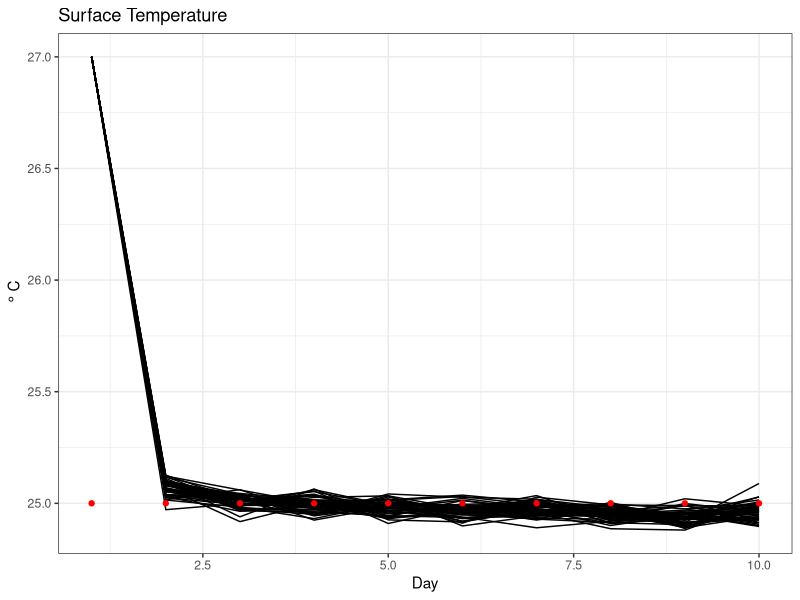
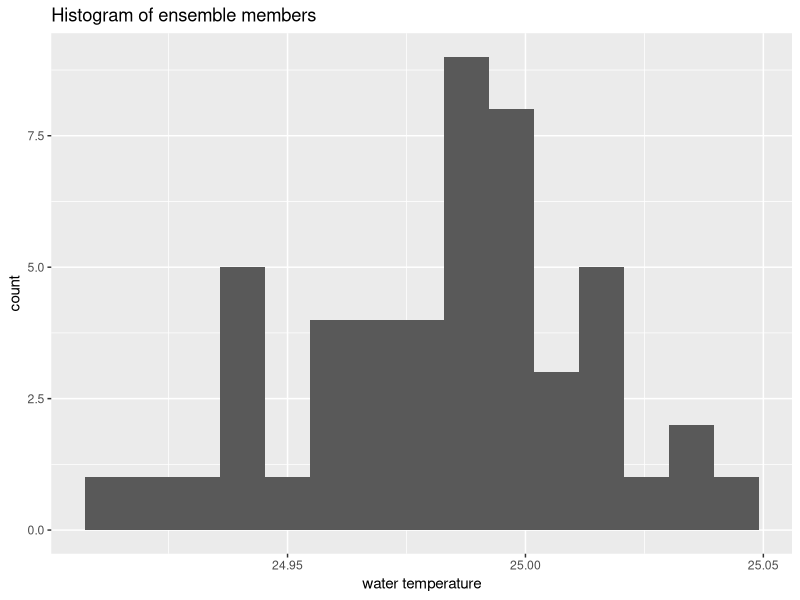
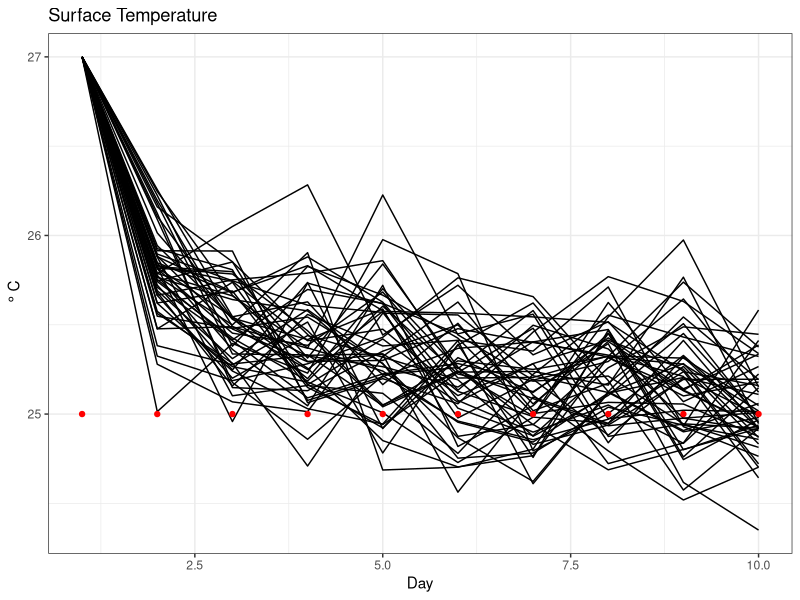
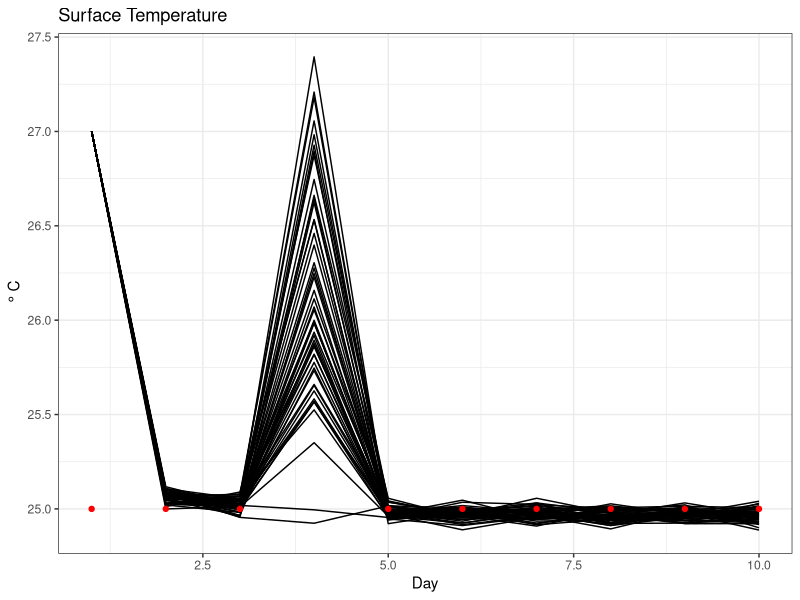

These charts were generated, in order, by the following R code:
## ---- chunk 1
knitr::opts_chunk$set(echo = TRUE)
## ---- chunk 2
library(mvtnorm)
## ---- chunk 3
nmembers <- 10
ndepths <- 3
## ---- chunk 4
#Create the process uncertainty matrix
residual_matrix <- matrix(NA, nrow = 4, ncol = ndepths)
residual_matrix[1,] <- c(0.5, 0.3, 0.01)
residual_matrix[2,] <- c(1, 0.2, 0.02)
residual_matrix[3,] <- c(0.25, 0.1, 0.03)
residual_matrix[4,] <- c(-0.30, -0.1, -0.03)

sigma <- cov(residual_matrix)
sigma
## ---- chunk 5
y <- matrix(NA, ncol= 1, nrow = 2)
y[1] <- 25 #Observed surface temperature
y[2] <- 11 #Observed deep temperature

y_depths <- matrix(NA, ncol= 1, nrow = 2)
y_depths[1] <- 1 #1st depth has observation
y_depths[2] <- 3 #3rd depth has observation

y
y_depths
## ---- chunk 6
h_matrix <- matrix(0, nrow = 2, ncol = ndepths)
h_matrix[1, y_depths[1]] <- 1
h_matrix[2, y_depths[2]] <- 1
h_matrix
## ---- chunk 7
#Create observation uncertainty
observation_uncertainty <- 0.001

R_matrix <- matrix(0, nrow = 2, ncol = 2)
R_matrix[1,1] <- observation_uncertainty
R_matrix[2,2] <- observation_uncertainty
R_matrix
## ---- chunk 8
#Build model predictions for each ensemble
x_star <- matrix(NA, nrow = nmembers, ncol = ndepths)

for(m in 1:nmembers){
  x_star[m, ] <- c(30,17,8)
}
x_star
## ---- chunk 9
x_corr <- matrix(NA, nrow = nmembers, ncol = ndepths)
for(m in 1:nmembers){
  x_corr[m, ] <- x_star[m, ] + rmvnorm(1, rep(0,ndepths) , sigma)
}
x_corr
## ---- chunk 10
#Calcule the mean  for each depth across ensembles
ens_mean <- colMeans(x_corr)
ens_mean
## ---- chunk 11
dit <- matrix(NA, nrow = nmembers, ncol = ndepths)
#Loop through ensemble members
for(m in 1:nmembers){  
  #Ensemble specific deviation
  dit[m, ] <- x_corr[m, ] - ens_mean
  
  #if the first ensemble then create the matrix that is then averaged
  if(m == 1){
    p_it <- dit[m, ] %*% t(dit[m, ]) 
  }else{
    #if not the first ensemble then add the matrix to the previous matrix
    p_it <- dit[m, ] %*% t(dit[m, ]) +  p_it 
  }
}
## ---- chunk 12
Cxx_matrix <- p_it / (nmembers - 1)
Cxx_matrix
## ---- chunk 13
y_corr <- matrix(NA, nrow =  nmembers, ncol = length(y))
for(m in 1:nmembers){
  y_corr[m, ] <- y + t(rmvnorm(n = 1, mean = c(0, 0), sigma = R_matrix))
}
y_corr
## ---- chunk 14
K <- Cxx_matrix %*% t(h_matrix) %*% solve(h_matrix %*% Cxx_matrix %*% t(h_matrix) + R_matrix)
round(K,4)
## ---- chunk 15
y_corr[1,]
## ---- chunk 16
h_matrix %*% x_corr[1,]
## ---- chunk 17
(y_corr[1,] - h_matrix %*% x_corr[1,])
## ---- chunk 18
K %*% (y_corr[1,] - h_matrix %*% x_corr[1,])
## ---- chunk 19
x_corr[1,] + K %*% (y_corr[1,] - h_matrix %*% x_corr[1,])
## ---- chunk 20
x_update <- matrix(NA, nrow = nmembers, ncol = ndepths)
for(m in 1:nmembers){
  x_update[m, ] <- x_corr[m,] + K %*% (y_corr[m,] - h_matrix %*% x_corr[m,])
}
x_update
## ---- chunk 21
EnKF <- function(x, sigma, nmembers, ndepths, y, observation_uncertainty, y_depths){
  
  #Allocate matrices
  h_matrix <- matrix(0, nrow = 2, ncol = ndepths)
  R_matrix <- matrix(0, nrow = 2, ncol = 2)  
  x_star <- matrix(NA, nrow = nmembers, ncol = ndepths)  
  x_corr <- matrix(NA, nrow = nmembers, ncol = ndepths)
  dit <- matrix(NA, nrow = nmembers, ncol = ndepths) 
  y_corr <- matrix(NA, nrow =  nmembers, ncol = length(y))
  x_update <- matrix(NA, nrow = nmembers, ncol = ndepths)
  
  #Make prediction
  for(m in 1:nmembers){
    #This just says that x is one degree warmer.  This is where GLM does all the work
    x_star[m, ] <- x[m, ] + c(1, 1, 1)
  }
  
  #Add noise
  for(m in 1:nmembers){
    x_corr[m, ] <- x_star[m, ] + rmvnorm(1, rep(0,ndepths) , sigma)
  }
  
  #Only do EnKF if observations are present that day
  #there has to be at least 1 non-NA observation.
  if(length(which(!is.na(y))) > 0){
    
    #Assign observations to depths
    h_matrix[1, y_depths[1]] <- 1
    h_matrix[2, y_depths[2]] <- 1
    
    #Create observational uncertainty matrix
    R_matrix[1,1] <- observation_uncertainty
    R_matrix[2,2] <- observation_uncertainty
    
    #Calculate mean prediction for each depth
    ens_mean <- colMeans(x_corr)
    
    #Loop through ensemble members
    for(m in 1:nmembers){  
      #Ensemble specific deviation
      dit[m, ] <- x_corr[m, ] - ens_mean
      
      #if the first ensemble then create the matrix that is then averaged
      if(m == 1){
        p_it <- dit[m, ] %*% t(dit[m, ]) 
      }else{
        #if not the first ensemble then add the matrix to the previous matrix
        p_it <- dit[m, ] %*% t(dit[m, ]) +  p_it 
      }
    }
    
    #Calculate Cxx matrix
    Cxx_matrix <- p_it / (nmembers - 1)
    
    #Add noise to observations
    for(m in 1:nmembers){
      y_corr[m, ] <- y + t(rmvnorm(n = 1, mean = c(0, 0), sigma = R_matrix))
    }
    
    #Calculate Kalman Gain
    K <- Cxx_matrix %*% t(h_matrix) %*% solve(h_matrix %*% Cxx_matrix %*% t(h_matrix) + R_matrix)
    
    #Update model states based on Kalman Gain and devivations
    for(m in 1:nmembers){
      x_update[m, ] <- x_corr[m,] + K %*% (y_corr[m,] - h_matrix %*% x_corr[m,])
    }
  }else{
    #Only add noise if observations are missing
    x_update <- x_corr
  }
  return(x_update)
}
## ---- chunk 22
ndays <- 10
nmembers <- 50
x <- array(NA, dim = c(ndays, nmembers, ndepths))

for(m in 1:nmembers){
  x[1, m, ] <- c(27,17,8)
}
## ---- chunk 23
y <- array(NA, dim =c(ndays, 2))
y[, 1] <- 25
y[, 2] <- 11
## ---- chunk 24
x[2, , ] <- EnKF(x = x[1, , ], 
                 sigma = sigma, 
                 nmembers = nmembers, 
                 ndepths = ndepths, 
                 y = y[2, ], 
                 observation_uncertainty = observation_uncertainty, 
                 y_depths= y_depths)
## ---- chunk 25
for(i in 2:ndays){
  x[i, , ] <- EnKF(x = x[i-1, , ], 
                   sigma = sigma, 
                   nmembers = nmembers, 
                   ndepths = ndepths, 
                   y = y[i, ], 
                   observation_uncertainty = observation_uncertainty, 
                   y_depths= y_depths)
}
## ---- chunk 26
library(tidyverse)
## ---- chunk 27
make_plot <- function(x, y, focal_depth){
  
  ndays <- dim(x)[1]
  
  x_depth <- x[, , focal_depth]
  sim_day <- seq(1, ndays, 1)
  colnames(x_depth) <- paste0("Ens", seq(1, ncol(x_depth), 1))
  d_tibble <- as_tibble(x_depth)
  
  d_tibble <- d_tibble %>% 
    mutate(time = sim_day)
  
  model_temperature <- gather(d_tibble, key = "Ensemble", value = "temperature", -time)
  
  observed_temperature <- tibble(time = sim_day,
                                 temperature = y[, 1])
  ggplot() +
    geom_line(data = model_temperature, aes(x = time, y = temperature, group = Ensemble)) + 
    labs(x = "Day", y = expression(~degree~C), title = "Surface Temperature") +
    theme_bw() +
    geom_point(data = observed_temperature, aes(x = sim_day, y = y[, focal_depth]), col = "red")
}

## ---- chunk 28
make_plot(x,y, focal_depth = 1)
## ---- chunk 29
focal_day <- 5
focal_depth <- 1
x_depth_day <- x[focal_day, , focal_depth]

ggplot() +
  geom_histogram(aes(x = x_depth_day), bins = 15) +
  labs(x = "water temperature", title = "Histogram of ensemble members")
## ---- chunk 30
#Muliplier for observation uncertainty
obs_uncert_multiply <- 100

#Run EnKF
for(i in 2:ndays){
  x[i, , ] <- EnKF(x = x[i-1, , ], 
                   sigma = sigma, 
                   nmembers = nmembers, 
                   ndepths = ndepths, 
                   y = y[i, ], 
                   observation_uncertainty = observation_uncertainty*obs_uncert_multiply, 
                   y_depths= y_depths)
}

make_plot(x,y, focal_depth = 1)

## ---- chunk 31
#Add missing data to the fourth day
y_missing <- y
y_missing[4,] <- c(NA,NA)

#Run EnKF
for(i in 2:ndays){
  x[i, , ] <- EnKF(x = x[i-1, , ], 
                   sigma = sigma, 
                   nmembers = nmembers, 
                   ndepths = ndepths, 
                   y = y_missing[i, ], 
                   observation_uncertainty = observation_uncertainty, 
                   y_depths= y_depths)
}

#Plot output
make_plot(x,y_missing, focal_depth = 1)

